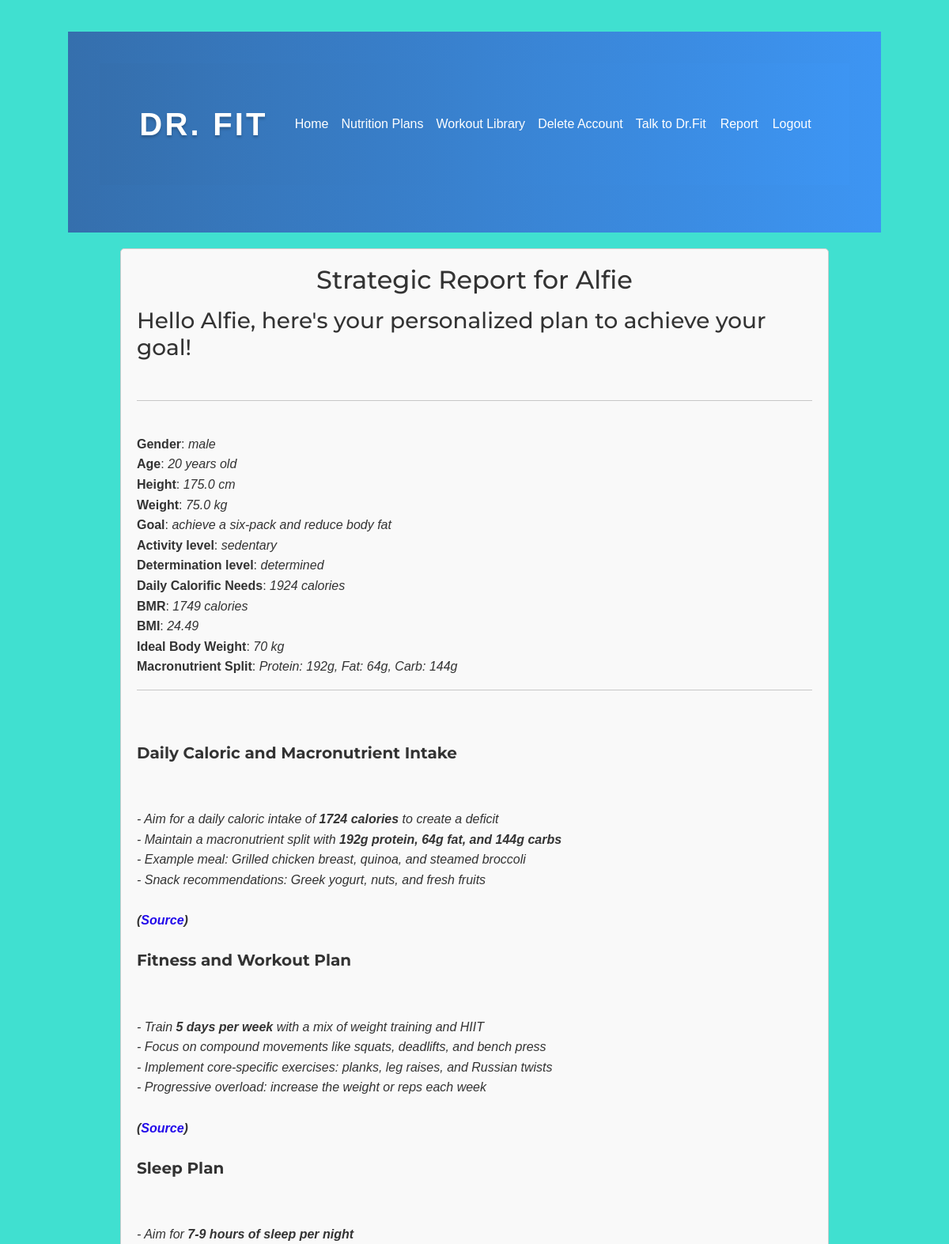
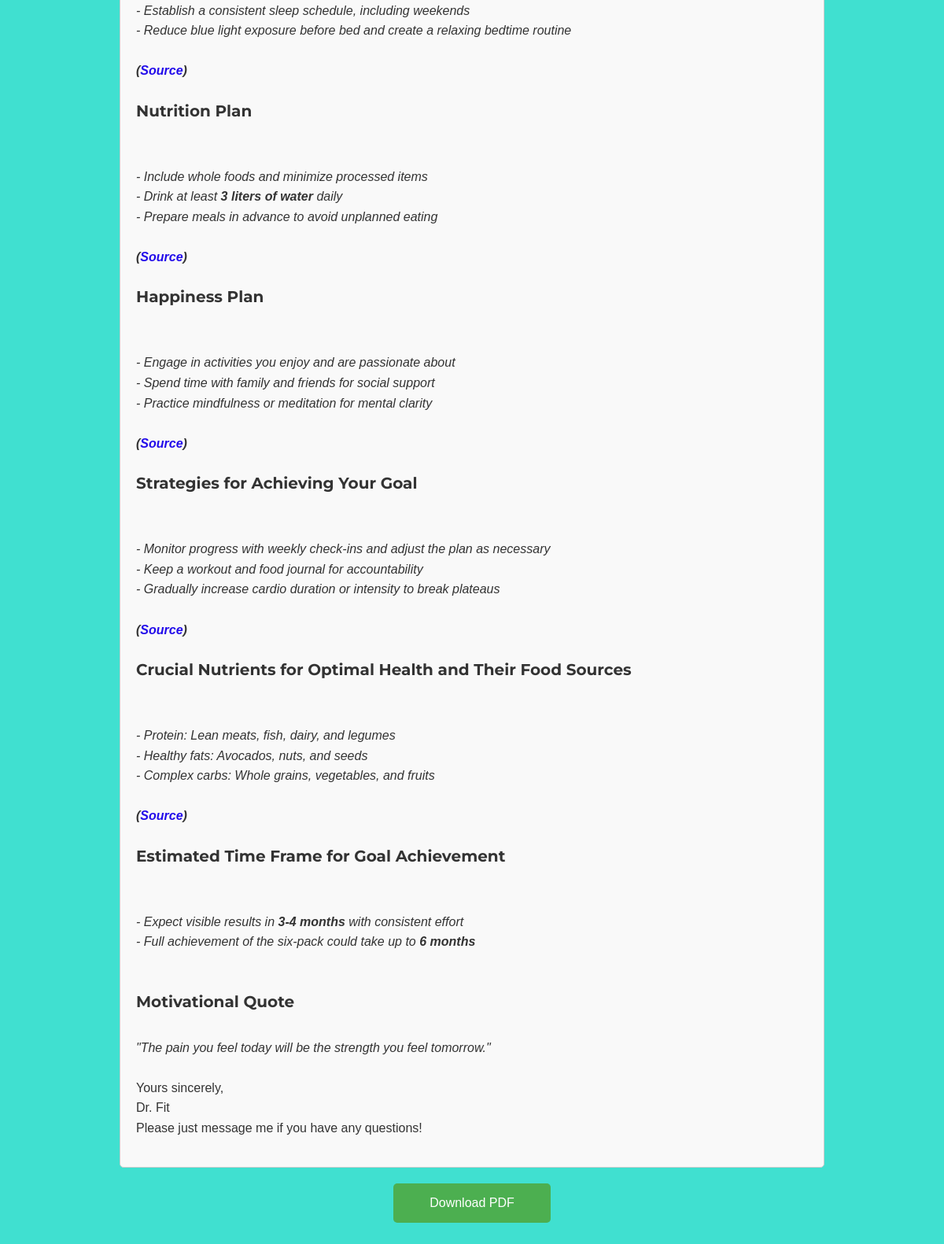
The app's page /get_report (signed in) with its own data (2 pictures, top to bottom).
### tables this page shows
CREATE TABLE users (id INTEGER PRIMARY KEY AUTOINCREMENT, username TEXT, email TEXT, password TEXT, gender TEXT, age INTEGER, height REAL, weight REAL, waist REAL, neck REAL, hip REAL, head REAL, goal TEXT, determination_level TEXT, activity_level TEXT, bmr_type TEXT, body_fat_percentage INTEGER, initial_plan TEXT, report TEXT, bmr FLOAT);

### blueprints/get_response.py (the view)
@get_response.route('/get_report')
@login_required
def report() -> render_template:
    conn = sqlite3.connect('database.db')
    curs = conn.cursor()
    curs.execute("SELECT initial_plan FROM users WHERE id = ?", (current_user.id,))
    initial_plan = curs.fetchone()
    conn.close()
    print("Setting plan from database", initial_plan[0])
    plan = initial_plan[0] if initial_plan else print("No plan available.\n")
    return render_template('report.html',
                           user_goal=current_user.goal,
                           user_name=current_user.username,
                           generated_report=plan)

### app.py (called while the page is built)
@login_manager.user_loader # Decorator for the user_loader function
def load_user(user_id):
    user_data = loadUserObject(user_id) # Loads the user data from the database
    return user_data # Returns the user data

@app.before_request
def before_request():
    if current_user.is_authenticated:  # Checks if the user is authenticated
        conn = sqlite3.connect('database.db') # Connect to the SQLite database
        curs = conn.cursor() # Create a cursor object to execute SQL commands
        curs.execute("SELECT username, gender, age, height, weight, goal FROM users WHERE id = (?)", [current_user.id]) # Fetch the user data by user ID
        g.user_data = curs.fetchone() # Assign the fetched user data to a global object "g" which is unique for each request context
        conn.close() # Close the connection to the SQLite database

### blueprints/user.py (called while the page is built)
def loadUserObject(user_id):
    conn = sqlite3.connect('database.db')
    curs = conn.cursor()
    curs.execute("SELECT id, username, email, password, gender, age, height, weight, goal, determination_level, activity_level, bmr_type, body_fat_percentage FROM users WHERE id = (?)", [user_id])
    user_data = curs.fetchone()
    conn.close()
    if user_data:
        return User(*user_data)
    else:
        return None

### templates/report.html (shortened to what this page needs)
{% extends 'index.html' %}
{% block content %}
<body>
    <div class="report-container">
        <h2>Strategic Report for {{ user_name }}</h2>
        <p>
            {{ generated_report  | safe }}
        </p>
    </div>
    <a href="/download_report" class="download-button">
        Download PDF
    </a>
{% endblock %}

### static/styles.css (style rules this page uses)
body { font-family: "Roboto", sans-serif; background-color: #40E0D0; color: #333; line-height: 1.6; }
a { color: #333; text-decoration: none; }
.response_links { color: rgb(34, 11, 234); }
h1,h2,h3,h4,h5,h6 { font-family: 'montserrat', sans-serif !important;; }
body { font-family: Arial, sans-serif; }
.report-container { width: 80%; margin: 0 auto; padding: 20px; border: 1px solid #ccc; border-radius: 5px; background-color: #f9f9f9; }
.report-container h2 { text-align: center; }
.report-container p { text-indent: 50px; text-align: justify; }
.download-button { display: block; width: 200px; height: 50px; margin: 20px auto; background-color: #4CAF50; color: white; border: none; border-radius: 5px; cursor: pointer; text-align: center; line-height: 50px; text-decoration: none; }
body { display: flex; flex-direction: column; justify-content: center; align-items: center; min-height: 100vh; padding: 40px; }

### records on screen
users: username "Alfie", initial_plan "Hello Alfie, here's your personalized plan to achieve your goal! Gender : male Age : 20 years old Height : 175.0 cm Weight : 75.0 kg Goal : achieve a six-pack and reduce body fat Activity level : sedentary Determination level : determined Daily Calorific Needs : 1924 calories BMR : 1749 calories BMI : 24.49 Ideal Body Weight : 70 kg Macronutrient Split : Protein: 192g, Fat: 64g, Carb: 144g Daily Caloric and Macronutrient Intake - Aim for a daily caloric intake of 1724 calories to create a deficit - Maintain a macronutrient split with 192g protein, 64g fat, and 144g carbs - Example meal: Grilled chicken breast, quinoa, and steamed broccoli - Snack recommendations: Greek yogurt, nuts, and…"
